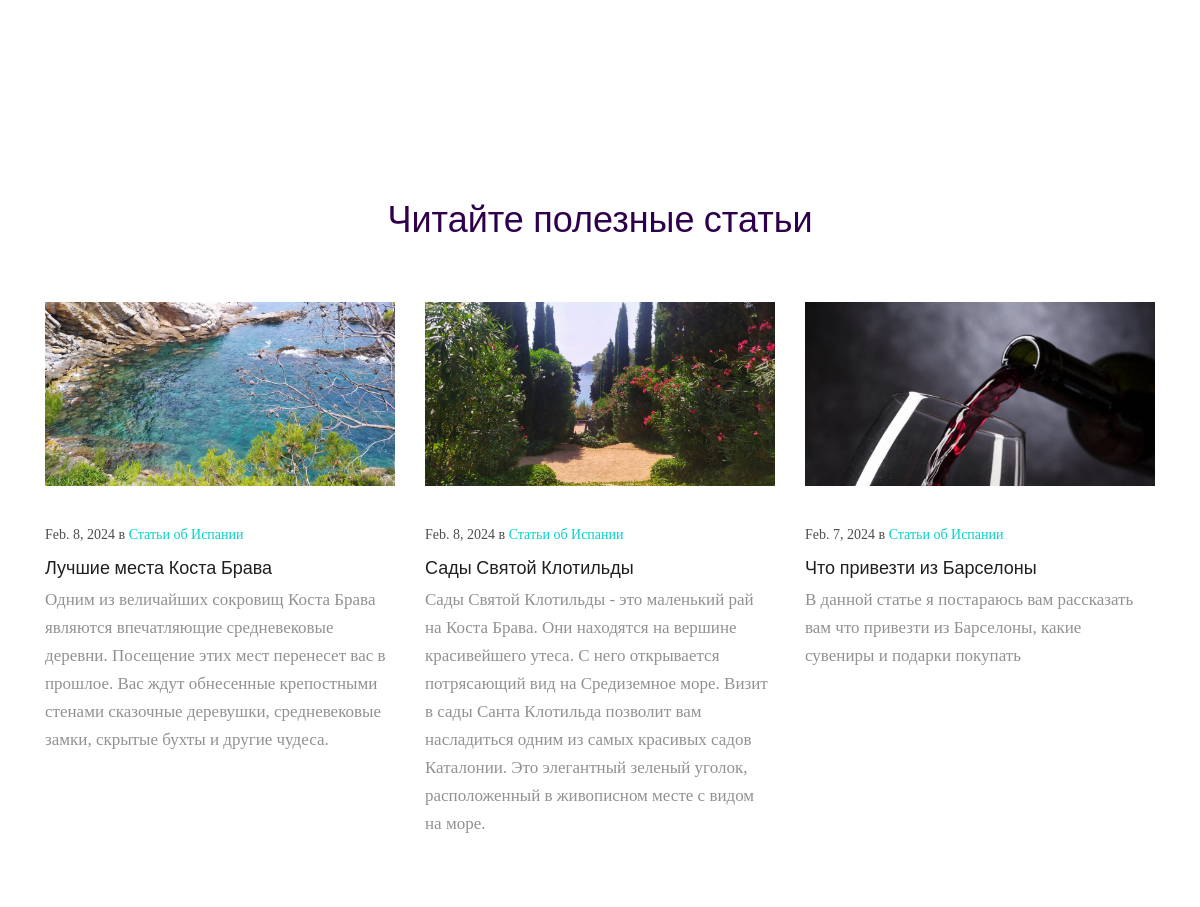
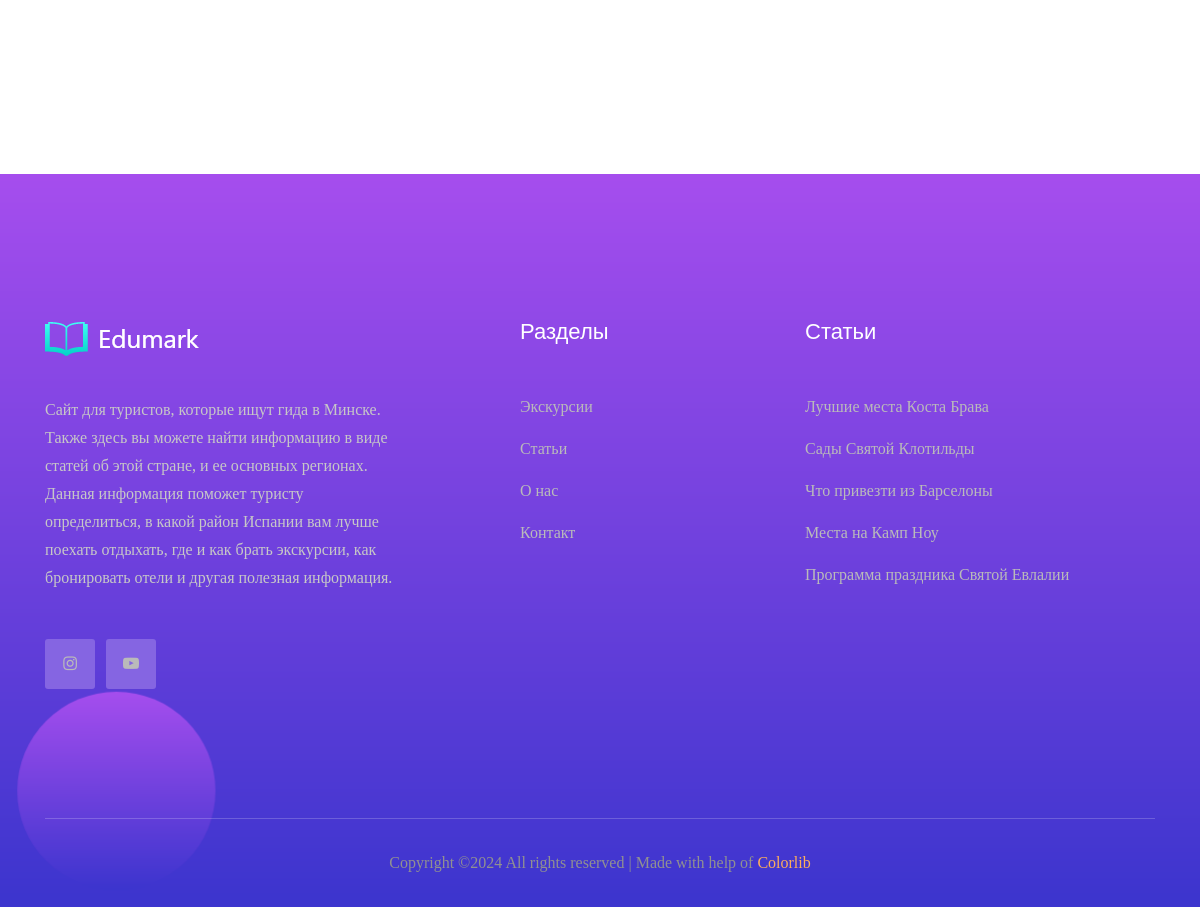
Page /catalog/about/ (lower part) on the earlier database version (2 pictures, top to bottom).
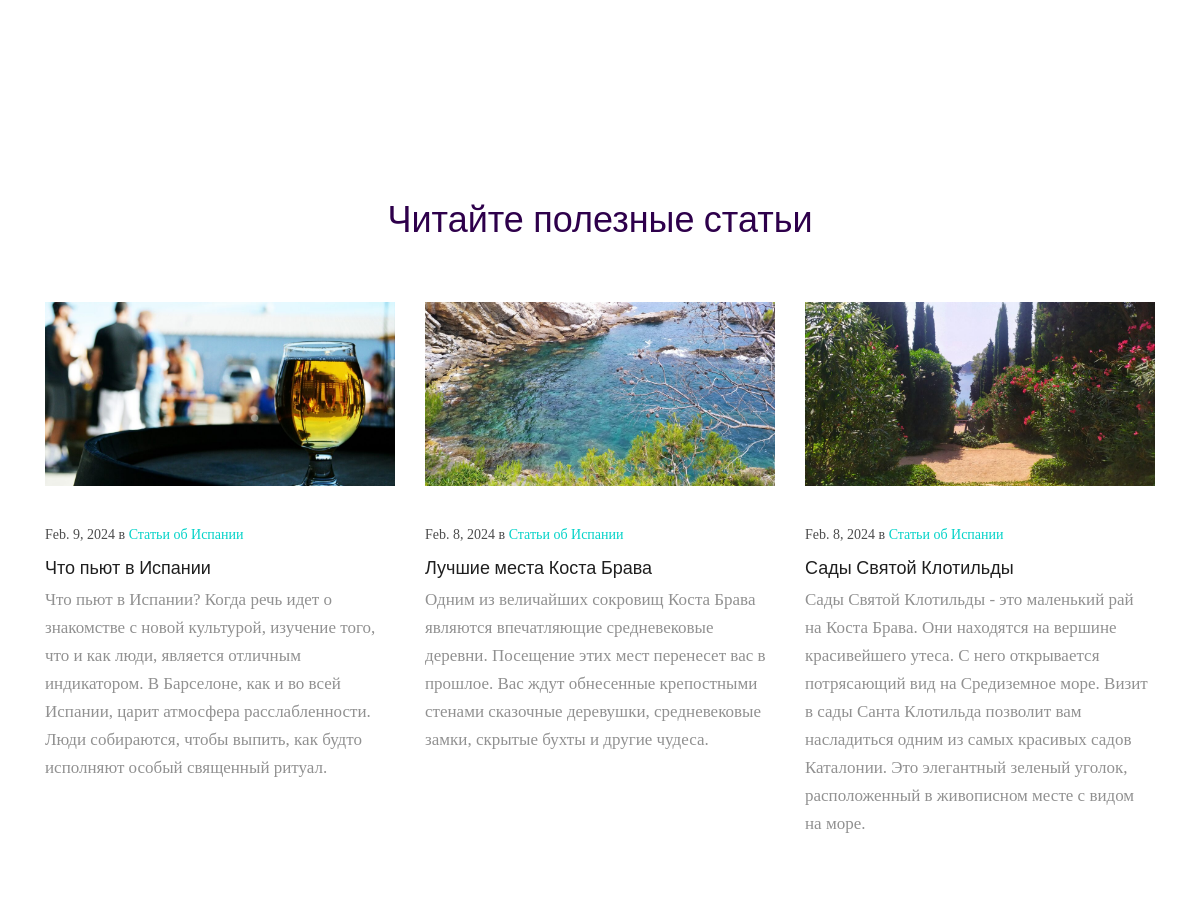
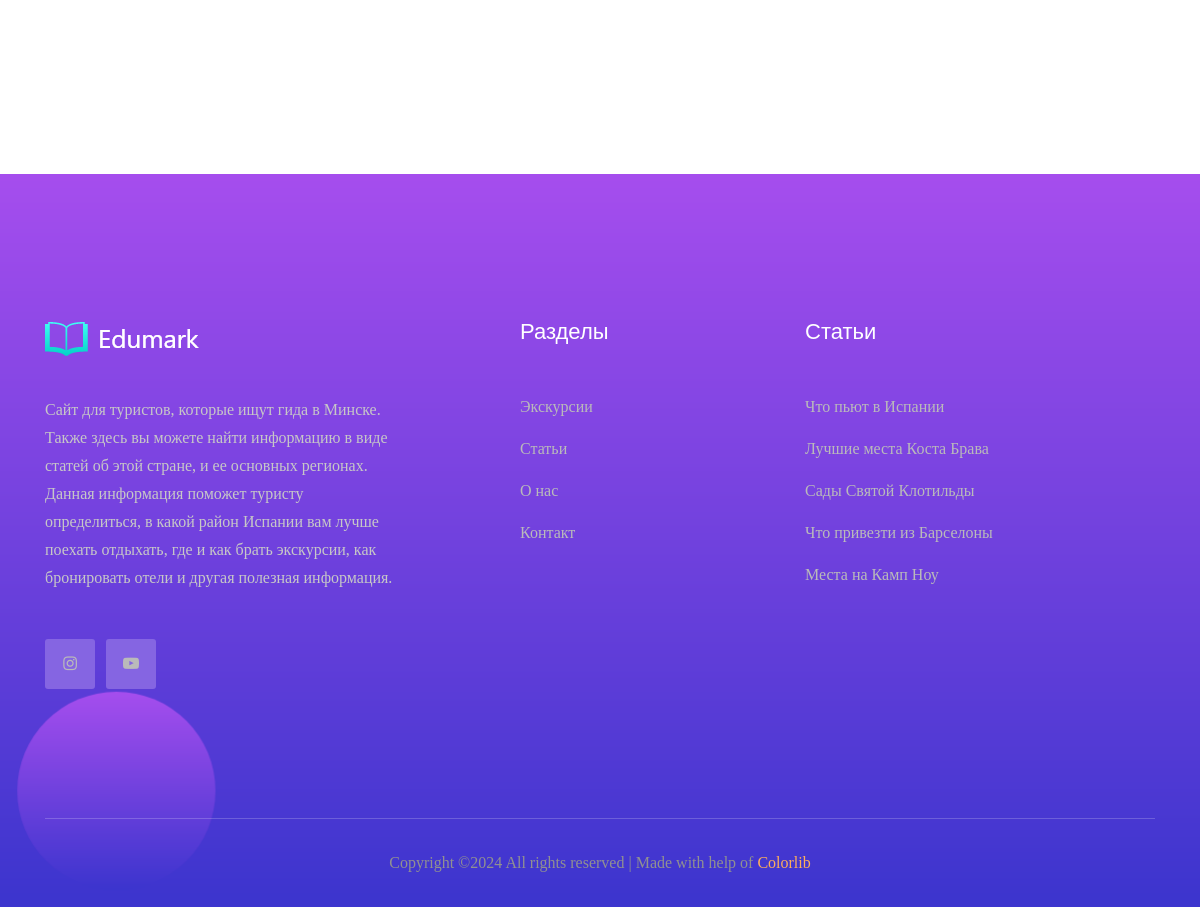
Same page on the later database version (2 pictures, top to bottom).
### catalog/models.py (models this page shows, shortened)
class Post(models.Model):
    title = models.CharField(max_length=255)
    description = models.TextField(null=True, blank=True)
    title_img = models.ImageField(upload_to='media/', null=True, blank=True)
    body = models.TextField(null=True, blank=True)
    created_on = models.DateTimeField(auto_now_add=True)
    last_modified = models.DateTimeField(auto_now=True)
    categories = models.ManyToManyField("Category", blank=True, related_name="categories")
    tags = models.ManyToManyField("Tag", blank=True)

### catalog/views.py (the view)
# urls.py: path('about/', views.about, name='about'),
def about(request):
    reviews = Review.objects.all()
    posts = Post.objects.all().order_by("-created_on")[:3]
    recent = Post.objects.all().order_by("-created_on")[:5]
    return render(request, 'about.html', context={'reviews': reviews, 'posts': posts, 'recent': recent, })

### catalog/models.py (called while the page is built)
    def __str__(self):
        return '%s %s' % (self.first_name, self.last_name)

### templates/about.html (shortened to what the changed rows need)
<!doctype html>
<html class="no-js" lang="zxx">
<head>
    {% load static %}
    <link rel="stylesheet" href="{% static 'css/bootstrap.min.css' %}">
    <link rel="stylesheet" href="{% static 'css/owl.carousel.min.css' %}">
    <link rel="stylesheet" href="{% static 'css/magnific-popup.css' %}">
    <link rel="stylesheet" href="{% static 'css/font-awesome.min.css' %}">
    <link rel="stylesheet" href="{% static 'css/themify-icons.css' %}">
    <link rel="stylesheet" href="{% static 'css/nice-select.css' %}">
    <link rel="stylesheet" href="{% static 'css/flaticon.css' %}">
    <link rel="stylesheet" href="{% static 'css/gijgo.css' %}">
    <link rel="stylesheet" href="{% static 'css/animate.css' %}">
    <link rel="stylesheet" href="{% static 'css/slicknav.css' %}">
    <link rel="stylesheet" href="{% static 'css/style.css' %}">
</head>
<body>
    <div class="our_latest_blog">
        <div class="container">
            <div class="row">
                <div class="col-xl-12">
                    <div class="section title text-center mb-100">
                        <h1>Читайте полезные статьи</h1>
                    </div>
                </div>
            </div>
            <div class="row">
                {% for post in posts %}
            <div class="col-xl-4 col-md-4">
                <div class="single_latest_blog">
                    <div class="thumb">
                        <img src="{{ post.title_img.url }}" alt>
                    </div>
                    <div class="content_blog">
                        <div class="date">
                            <p>
                                {{ post.created_on.date }} в
                                <a href="{% url 'blog' %}">Статьи об Испании</a>
                            </p>
                        </div>
                        <div class="blog_meta">
                            <h3>
                                <a href="/catalog/blog/{{ post.id }}">{{ post.title }}</a>
                            </h3>
                        </div>
                        <p class="blog_text">
                            {{ post.description }}
                        </p>
                    </div>
                </div>
            </div>
                {% endfor %}
            </div>
        </div>
    </div>
    <footer class="footer footer_bg_1">
      <div class="footer_top">
          <div class="container">
              <div class="row">
                  <div class="col-xl-4 col-md-6 col-lg-4">
                      <div class="footer_widget">
                          <ul class="none-list">
                              {% for post in recent %}
                              <li><a href="/catalog/blog/{{ post.id }}">{{ post.title }}</a></li>
                              {% endfor %}
                          </ul>
                      </div>
                  </div>
              </div>
          </div>
      </div>
  </footer>
</body>
</html>

Differences in the rows shown:
no longer on one of the page's lists (row unchanged): Post: created_on "Feb. 7, 2024", title "Что привезти из Барселоны", description "В данной статье я постараюсь вам рассказать вам что привезти из Барселоны, какие сувениры и подарки покупать"
no longer on this page (row unchanged): Post: title "Программа праздника Святой Евлалии", shown under "Статьи"
added Post: title_img (picture), created_on "Feb. 9, 2024", title "Что пьют в Испании", description "Что пьют в Испании? Когда речь идет о знакомстве с новой культурой, изучение того, что и как люди, является отличным индикатором. В Барселоне, как и во всей Испании, царит атмосфера расслабленности. Люди собираются, чтобы выпить, как будто исполняют особый священный ритуал."
